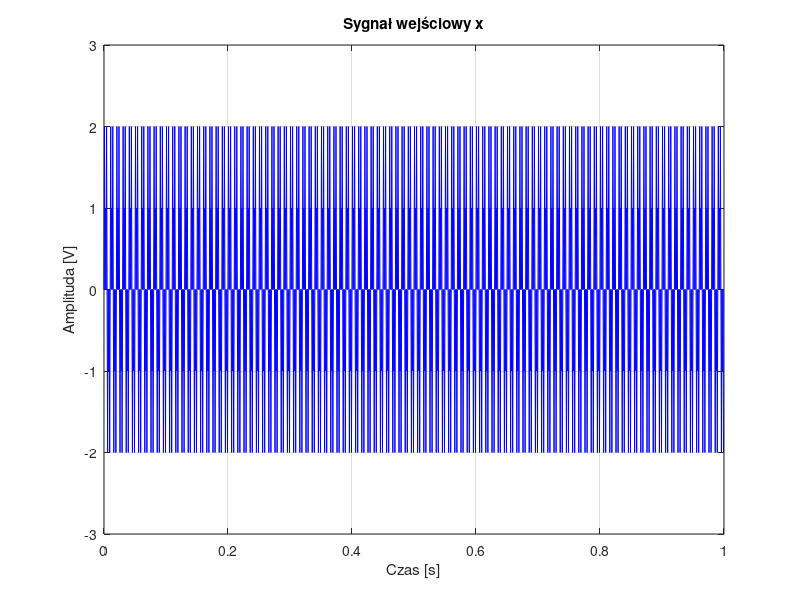
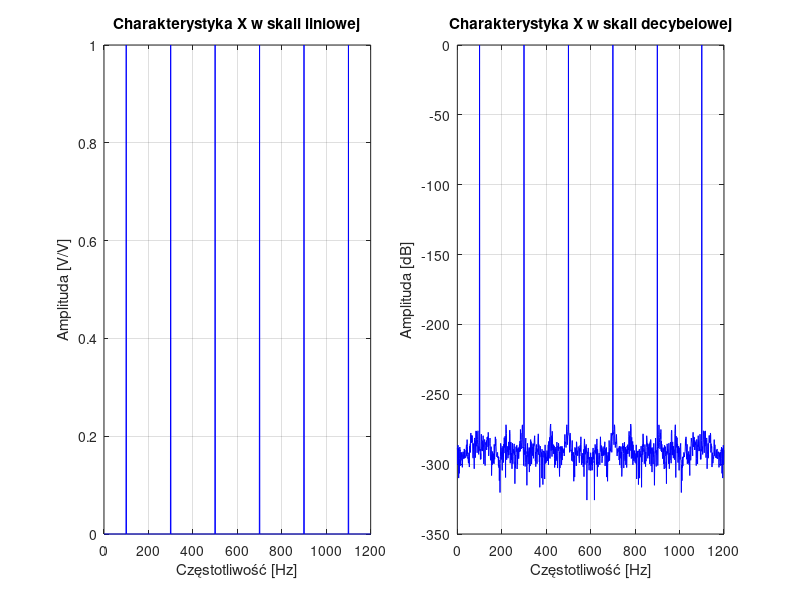
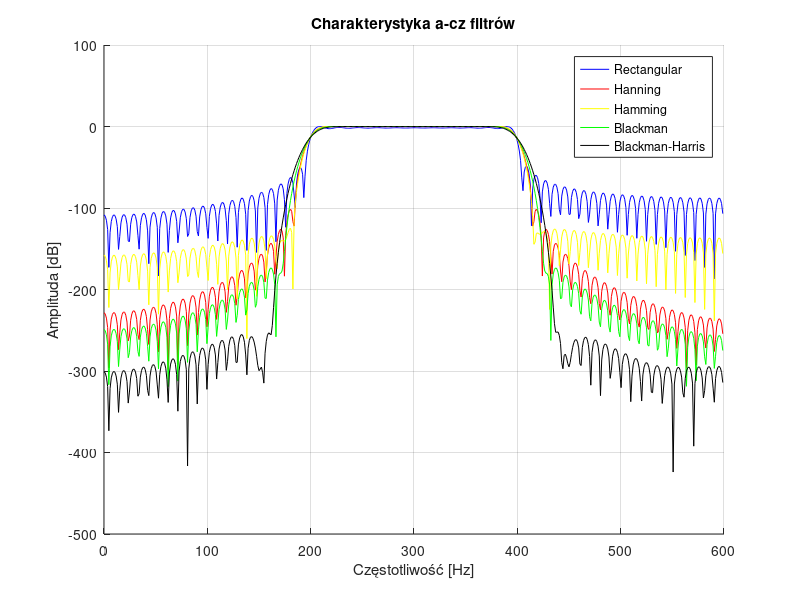
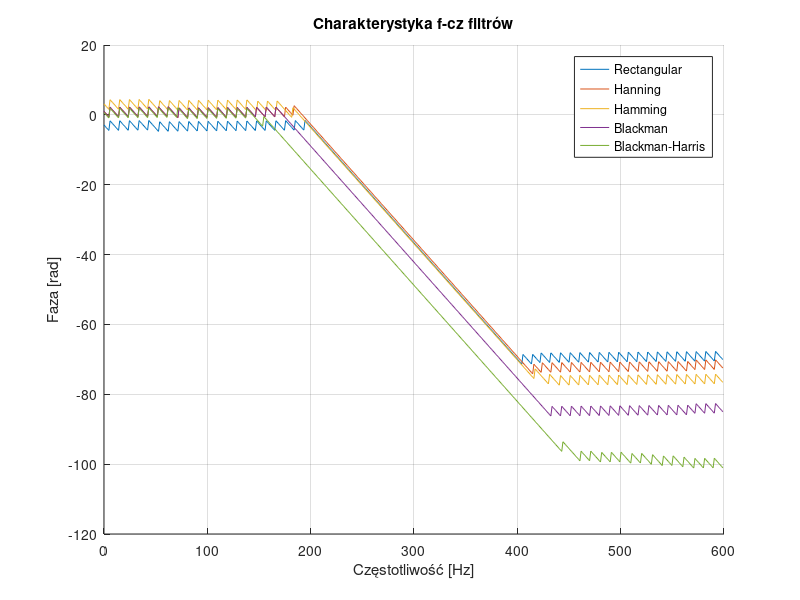

Write MATLAB code to recreate these figures, in order.
clc;
% Zadanie 1 - Projektowanie filtrów FIR metodą okien
clear all; close all;



%% Dane
N = 128;        % liczba próbek
fs = 1200;      % czżęstotliwość próbkowania

fp = 200;       % pasmo o szerokości 200Hz
fk = 400;       % częstotliwość środkowa 300Hz

band = [fp fk]/(fs/2);  % pasmo

%% Dane sygnał
L = 1200;
f1 = 100;
f2 = 300;
f3 = 500;

dt = 1/fs;                  % krok próbkowania
T  = L/fs;                  % czas trwania probkowania (1s)

sample = 0:dt:T-dt;         % przedział czasowy próbkowania

df = fs/L;
f  = 0:df:fs-df;

%% Tworzenie sygnału z sumy sinusów

s1 = @(t) sin(2*pi*f1*t);   
s2 = @(t) sin(2*pi*f2*t);
s3 = @(t) sin(2*pi*f3*t);

x = s1(sample) + s2(sample) + s3(sample);

X    = abs(fft(x)/(L/2));
X    = X/max(X);
Xlog = 20*log10(X);

%% Plotowanie sygnału wejściowego

t = dt*(0:L-1);
figure(1);
figure('Name', 'Sygnał wejściowy - suma 3 sygnałów (100Hz, 300Hz, 500Hz)');
set(figure(2),'units','points','position',[0,0,1440,750]);
plot(t, x,'b');
title('Sygnał wejściowy x');
xlabel('Czas [s]');
ylabel('Amplituda [V]');
grid;

figure('Name', 'Charakterystyka a-cz sygnału wejściowego');
set(figure(3),'units','points','position',[0,0,1440,750]);

subplot(1,2,1);
plot(f, abs(X),'b');
title('Charakterystyka X w skali liniowej');
xlabel('Częstotliwość [Hz]');
ylabel('Amplituda [V/V]');
grid;

subplot(1,2,2);
plot(f, Xlog,'b');
title('Charakterystyka X w skali decybelowej');
xlabel('Częstotliwość [Hz]');
ylabel('Amplituda [dB]');
grid;

%% Okna
wRct = rectwin(N);          % Prostokątne
wHan = hann(N);             % Hanning
wHam = hamming(N);          % Hamming
wBlk = blackman(N);         % Blackman
wBlH = blackmanharris(N);   % Blackman-Harris

%% Filtry
bRct = fir1(N-1, band, wRct);
bHan = fir1(N-1, band, wHan);
bHam = fir1(N-1, band, wHam);
bBlk = fir1(N-1, band, wBlk);
bBlH = fir1(N-1, band, wBlH);

% b = fir1(n,Wn,ftype) 
% designs a lowpass, highpass, bandpass, bandstop, or multiband filter,
% depending on the value of ftype and the number of elements of band.

[hRct, wRct] = freqz(bRct, 1, 512, fs);
[hHan, wHan] = freqz(bHan, 1, 512, fs);
[hHam, wHam] = freqz(bHam, 1, 512, fs);
[hBlk, wBlk] = freqz(bBlk, 1, 512, fs);
[hBlH, wBlH] = freqz(bBlH, 1, 512, fs);

% [h,w] = freqz(b,a,n) returns the n-point frequency response vector h 
% and the corresponding angular frequency vector w for the digital filter 
% with transfer function coefficients stored in b and a.

hRct    = hRct/max(hRct);
hlogRct = 20*log(abs(hRct));
hHan    = hHan/max(hHan);
hlogHam = 20*log(abs(hHam));
hHan    = hHan/max(hHan);
hlogHan = 20*log(abs(hHan));
hBlk    = hBlk/max(hBlk);
hlogBlk = 20*log(abs(hBlk));
hBlH    = hBlH/max(hBlH);
hlogBlH = 20*log(abs(hBlH));

%% Charakterystyka a-cz filtrów

figure('Name','Charakterystyka a-cz filtrów');
set(figure(4),'units','points','position',[0,0,1440,750]);
hold on;
plot(wRct, hlogRct,'b');
plot(wHan, hlogHan,'r');
plot(wHam, hlogHam,'y');
plot(wBlk, hlogBlk,'g');
plot(wBlH, hlogBlH,'k');
title('Charakterystyka a-cz filtrów');
legend('Rectangular','Hanning', 'Hamming', 'Blackman', 'Blackman-Harris');
xlabel('Częstotliwość [Hz]');
ylabel('Amplituda [dB]');
grid;
hold off;

%% Charakterystyka f-cz filtrów

pRct = unwrap(angle(hRct));
pHan = unwrap(angle(hHan));
pHam = unwrap(angle(hHam));
pBlk = unwrap(angle(hBlk));
pBlH = unwrap(angle(hBlH));

figure('Name','Charakterystyka f-cz filtrów');
set(figure(5),'units','points','position',[0,0,1440,750]);
hold on;
plot(wRct,pRct);
plot(wHan,pHan);
plot(wHam,pHam);
plot(wBlk,pBlk);
plot(wBlH,pBlH);
title('Charakterystyka f-cz filtrów');
legend('Rectangular','Hanning', 'Hamming', 'Blackman', 'Blackman-Harris');
xlabel('Częstotliwość [Hz]');
ylabel('Faza [rad]');
grid;
hold off;

%% Sygnał wyjściowy
yRct    = filter(bRct, 1, X);
YRct    = abs(fft(yRct)/(L/2));
YRct    = YRct/max(YRct);
YlogRct = 20*log10(YRct);

yHan    = filter(bHan, 1, x);
YHan    = abs(fft(yHan)/(L/2));
Yhan    = YHan/max(YHan);
YlogHan = 20*log10(YHan);

yHam    = filter(bHam, 1, x);
YHam    = abs(fft(yHam)/(L/2));
Yham    = YHam/max(YHam);
YlogHam = 20*log10(YHam);

yBlk    = filter(bBlk, 1, x);
YBlk    = abs(fft(yBlk)/(L/2));
YBlk    = YBlk/max(YBlk);
YlogBlk = 20*log10(YBlk);

yBlH    = filter(bBlH, 1, x);
YBlH    = abs(fft(yBlH)/(L/2));
YBlH    = YBlH/max(YBlH);
YlogBlH = 20*log10(YBlH);

%% Plotowanie sygnału wyjściowego

t = dt*(0:L-1);
figure('Name', 'Sygnał wyjściowy - różne okna');
set(figure(6),'units','points','position',[0,0,1440,750]);
hold on;
plot(t, abs(yRct),'b');
plot(t, abs(yHan),'r');
plot(t, abs(yHam),'y');
plot(t, abs(yBlk),'p');
plot(t, abs(yBlH),'g');
title('Sygnał wyjściowy y');
legend('Rectangular','Hanning', 'Hamming', 'Blackman', 'Blackman-Harris');
xlabel('Czas [s]');
ylabel('Amplituda [V]');
grid;
hold off;

figure('Name', 'Charakterystyka a-cz sygnału wyjściowego');
set(figure(7),'units','points','position',[0,0,1440,750]);

subplot(1,2,1);
hold on;
plot(f, abs(YRct),'b');
plot(f, abs(YHan),'r');
plot(f, abs(YHam),'y');
plot(f, abs(YBlk),'p');
plot(f, abs(YBlH),'g');
title('Charakterystyka Y w skali liniowej');
legend('Rectangular','Hanning', 'Hamming', 'Blackman', 'Blackman-Harris');
xlabel('Częstotliwość [Hz]');
ylabel('Amplituda [V/V]');
grid;
hold off;

subplot(1,2,2);
hold on;
plot(f, YlogRct,'b');
plot(f, YlogHan,'r');
plot(f, YlogHam,'y');
plot(f, YlogBlk,'p');
plot(f, YlogBlH,'g');
title('Charakterystyka Y w skali decybelowej');
legend('Rectangular','Hanning', 'Hamming', 'Blackman', 'Blackman-Harris');
xlabel('Częstotliwość [Hz]');
ylabel('Amplituda [dB]');
grid;
hold off;

